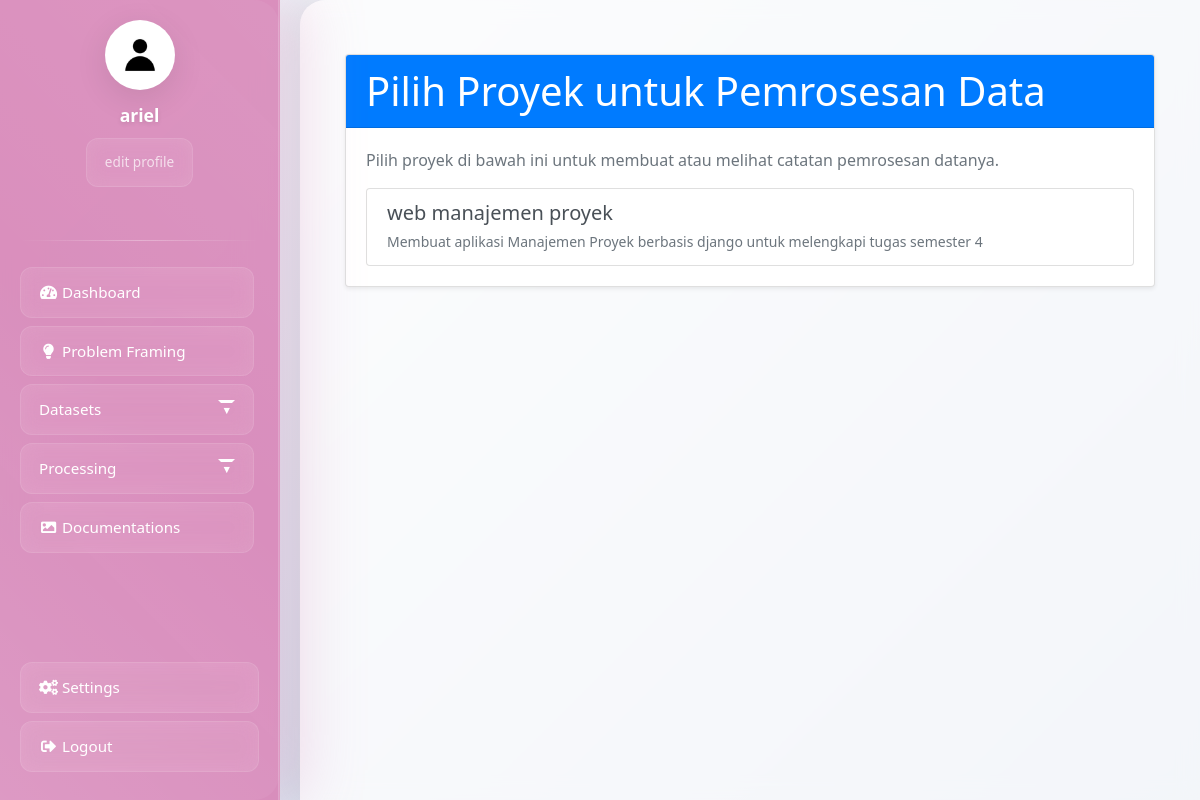
The app's page /processing/select-project/ (signed in) with its own data.
### projek/models.py (models this page shows, shortened)
class Project(models.Model):
    external_id = models.CharField(max_length=255, unique=True, null=True, blank=True)
    STATUS_CHOICES = [
        ('Ongoing', 'Ongoing'),
        ('Stop', 'Stop'),
        ('Done', 'Done'),
    ]
    name = models.CharField(max_length=200, verbose_name="Nama Proyek")
    description = models.TextField(verbose_name="Deskripsi Proyek")
    location = models.CharField(max_length=255, verbose_name="Lokasi")
    start_date = models.DateField(verbose_name="Tanggal Mulai")
    end_date = models.DateField(verbose_name="Tanggal Selesai")
    supervisor = models.CharField(max_length=255, verbose_name="Supervisor Proyek", blank=True, null=True)
    status = models.CharField(max_length=50, choices=STATUS_CHOICES, default='Pending', verbose_name="Status")
    created_at = models.DateTimeField(auto_now_add=True)
    updated_at = models.DateTimeField(auto_now=True)
    class Meta:
        ordering = ['-start_date'] # Urutkan proyek dari yang terbaru
        verbose_name = "Proyek"
        verbose_name_plural = "Proyek"

### projek/views.py (the view)
# urls.py: path('processing/select-project/', views.select_project_for_data_processing_view, name='select_project_for_data_processing_view'),
@login_required
def select_project_for_data_processing_view(request):
    projects = Project.objects.all().order_by('name')
    context = {
        'projects': projects,
        'page_title': 'Pilih Proyek untuk Pemrosesan Data'
    }
    return render(request, 'data_processing/select_project_for_data_processing.html', context)

### projek/templates/data_processing/select_project_for_data_processing.html
{% extends 'base.html' %}
{% block content %}
<div class="container mt-4">
    <div class="card shadow-sm">
        <div class="card-header bg-primary text-white">
            <h1 class="card-title mb-0">Pilih Proyek untuk Pemrosesan Data</h1>
        </div>
        <div class="card-body">
            {% if projects %}
                <p class="text-muted">Pilih proyek di bawah ini untuk membuat atau melihat catatan pemrosesan datanya.</p>
                <div class="list-group">
                    {% for project in projects %}
                        <a href="{% url 'projek:create_data_processing_view' project.id %}" class="list-group-item list-group-item-action">
                            <h5 class="mb-1">{{ project.name }}</h5>
                            <small class="text-muted">{{ project.description|truncatechars:100 }}</small>
                        </a>
                    {% endfor %}
                </div>
            {% else %}
                <div class="alert alert-info" role="alert">
                    Belum ada proyek yang tersedia untuk pemrosesan data. Silakan <a href="{% url 'projek:create_project' %}">buat proyek baru</a> terlebih dahulu.
                </div>
            {% endif %}
        </div>
    </div>
</div>
{% endblock %}

### projek/templates/base.html (shortened to what this page needs)
{% load static %}
<!DOCTYPE html>
<html lang="en">
<head>
<link rel="stylesheet" href="https://cdn.jsdelivr.net/npm/bootstrap@4.6.2/dist/css/bootstrap.min.css">
<link rel="stylesheet" href="https://cdnjs.cloudflare.com/ajax/libs/font-awesome/5.15.4/css/all.min.css">
<link rel="stylesheet" href="{% static 'css/base.css'%}">
</head>
<body id="main-body">
<div class="sidebar">
    <div class="sidebar-content">
        <div class="profile">
            {% if user.is_authenticated %}
                {% if request.user.profile.profile_picture %}
                <img src="{{ request.user.profile.profile_picture.url }}" alt="User Icon" class="profile-picture-display">
                {% else %}
                <img src="{% static 'images/default_profile.png' %}" alt="User Icon" class="profile-picture-display">
                {% endif %}
            {% else %}
                <img src="{% static 'images/default_profile.png' %}" alt="User Icon" class="profile-picture-display">
            {% endif %}
            <div class="name">
                {% if user.is_authenticated %}
                {{ user.username }}
                {% else %}
                Guest
                {% endif %}
            </div>
            <div class="btn">
                <a href="{% url 'projek:profile' %}">edit profile</a>
            </div>
        </div>
        <hr>
        <div class="navigation-area">
            <a href="{% url 'projek:dashboard' %}"><i class="fas fa-fw fa-tachometer-alt"></i> Dashboard</a>
            <a href="{% url 'projek:problem_framing_list' %}"><i class="fas fa-fw fa-lightbulb"></i> Problem Framing</a>
            <a href="#datasetsmenu" data-toggle="collapse" aria-expanded="false" class="dropdown-toggle">Datasets</a>
            <a href="#modelTrainingsubMenu" data-toggle="collapse" aria-expanded="false" class="dropdown-toggle">Processing</a>
            <a href="{% url 'projek:documentations' %}"><i class="fas fa-fw fa-image"></i> Documentations</a>
        </div>
        <div class="sidebar-footer">
            <a href="{% url 'projek:api_content_settings' %}"><i class="fas fa-fw fa-cogs"></i> Settings</a>
            <a href="{% url 'projek:logout' %}"><i class="fas fa-fw fa-sign-out-alt"></i> Logout</a>
        </div>
    </div>
</div>
<div class="content">
    {% block content %}
    {% endblock %}
</div>
</body>
</html>

### projek/static/css/base.css (style rules this page uses)
body { margin: 0; font-family: 'Segoe UI', Tahoma, Geneva, Verdana, sans-serif; background: linear-gradient(135deg, #f5f7fa 0%, #c3cfe2 100%); min-height: 100vh; }
.sidebar { height: 100vh; width: 280px; position: fixed; background: rgba(216, 138, 186, 0.95); backdrop-filter: blur(20px); -webkit-backdrop-filter: blur(20px); padding: 20px; color: white; box-shadow: 20px 0 60px rgba(216, 138, 186, 0.3), inset -1px 0 0 rgba(255, 255, 255, 0.2); border-right: 1px solid rgba(255, 255, 255, 0.1); z-index: 1000; overflow-y: auto; display: flex; flex-direction: column; }
.sidebar::before { content: ''; position: absolute; top: 0; left: 0; right: 0; bottom: 0; background: linear-gradient( 45deg, rgba(255, 255, 255, 0.1) 0%, transparent 50%, rgba(255, 255, 255, 0.05) 100% ); pointer-events: none; border-radius: 0 25px 25px 0; }
.sidebar-content { flex: 1; display: flex; flex-direction: column; min-height: 0; }
.sidebar .profile { text-align: center; margin-bottom: 20px; position: relative; z-index: 2; flex-shrink: 0; }
.sidebar .profile img { width: 70px; height: 70px; border-radius: 50%; background: white; margin-bottom: 12px; box-shadow: 0 8px 32px rgba(0, 0, 0, 0.1), 0 2px 8px rgba(255, 255, 255, 0.2) inset; border: 3px solid rgba(255, 255, 255, 0.3); object-fit: cover; transition: all 0.3s ease; }
.sidebar .profile .name { font-weight: 600; font-size: 1.1em; margin-bottom: 5px; text-shadow: 0 2px 4px rgba(0, 0, 0, 0.1); }
.sidebar .profile .btn a { font-size: 0.85em; color: rgba(255, 255, 255, 0.7); text-decoration: none; display: block; margin-top: -2px; transition: color 0.3s ease; }
.sidebar hr { border: none; height: 1px; background: linear-gradient( 90deg, transparent, rgba(255, 255, 255, 0.3), transparent ); margin: 18px 0; flex-shrink: 0; }
.navigation-area { flex: 1; min-height: 0; overflow-y: auto; padding-right: 5px; }
.sidebar a { display: block; background: rgba(255, 255, 255, 0.1); color: white; padding: 13px 18px; margin: 8px 0; text-decoration: none; border-radius: 12px; font-weight: 500; font-size: 0.95em; transition: all 0.3s cubic-bezier(0.4, 0, 0.2, 1); backdrop-filter: blur(10px); border: 1px solid rgba(255, 255, 255, 0.1); position: relative; overflow: hidden; }
.sidebar a::before { content: ''; position: absolute; top: 0; left: -100%; width: 100%; height: 100%; background: linear-gradient( 90deg, transparent, rgba(255, 255, 255, 0.2), transparent ); transition: left 0.5s ease; }
.dropdown-toggle::after { content: '▼'; float: right; margin-top: 2px; font-size: 0.7em; transition: transform 0.3s ease; }
.content { margin-left: 300px; padding: 30px; min-height: 100vh; background: rgba(255, 255, 255, 0.8); backdrop-filter: blur(10px); border-radius: 25px 0 0 0; box-shadow: -10px 0 30px rgba(0, 0, 0, 0.05); }
.sidebar { animation: slideInFromLeft 0.6s ease-out; }
.content { animation: fadeIn 0.8s ease-out 0.2s both; }

### records on screen
Project: name "web manajemen proyek", description "Membuat aplikasi Manajemen Proyek berbasis django untuk melengkapi tugas semester 4"

### other values on screen
{{ user.username }} "ariel"
